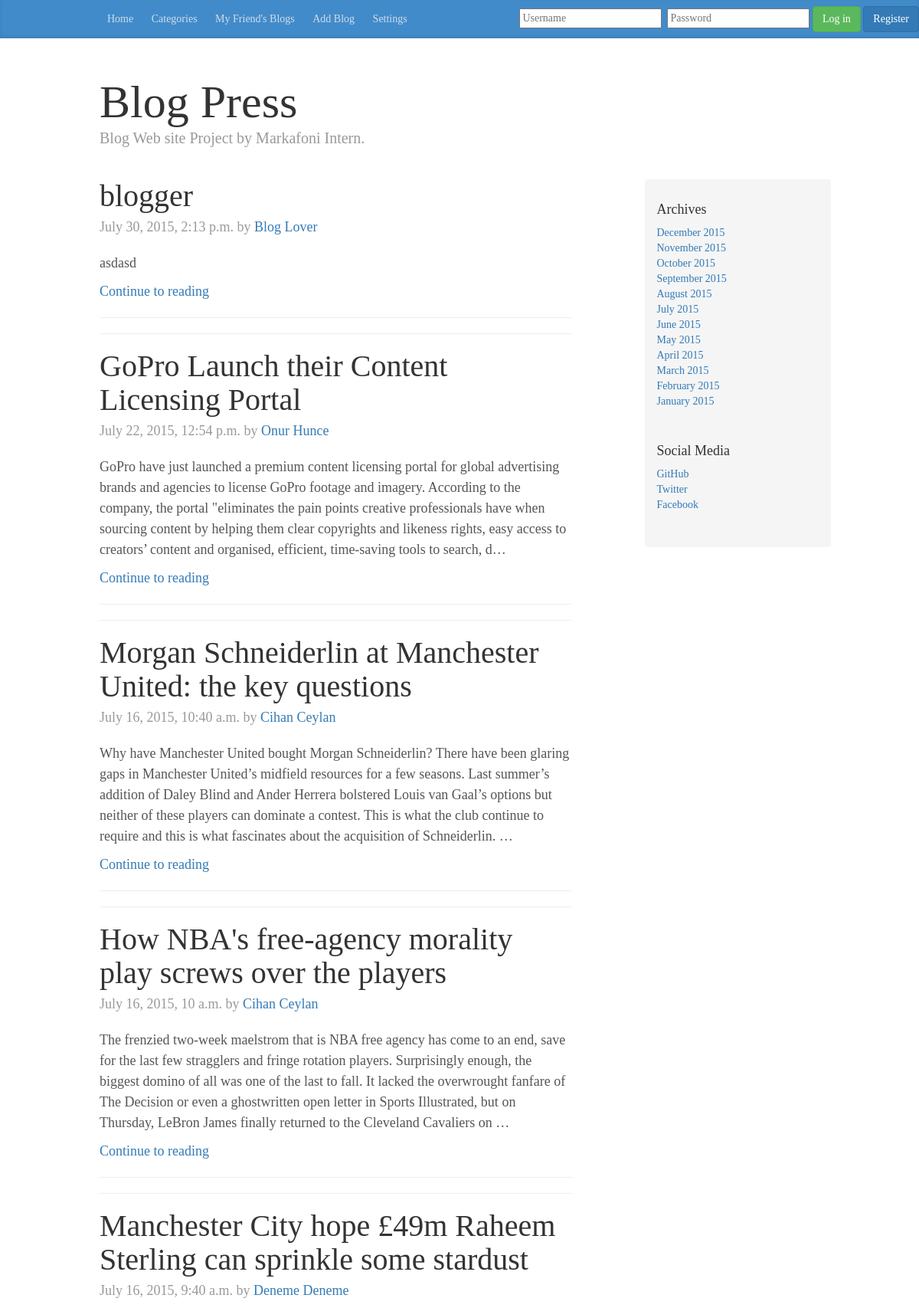
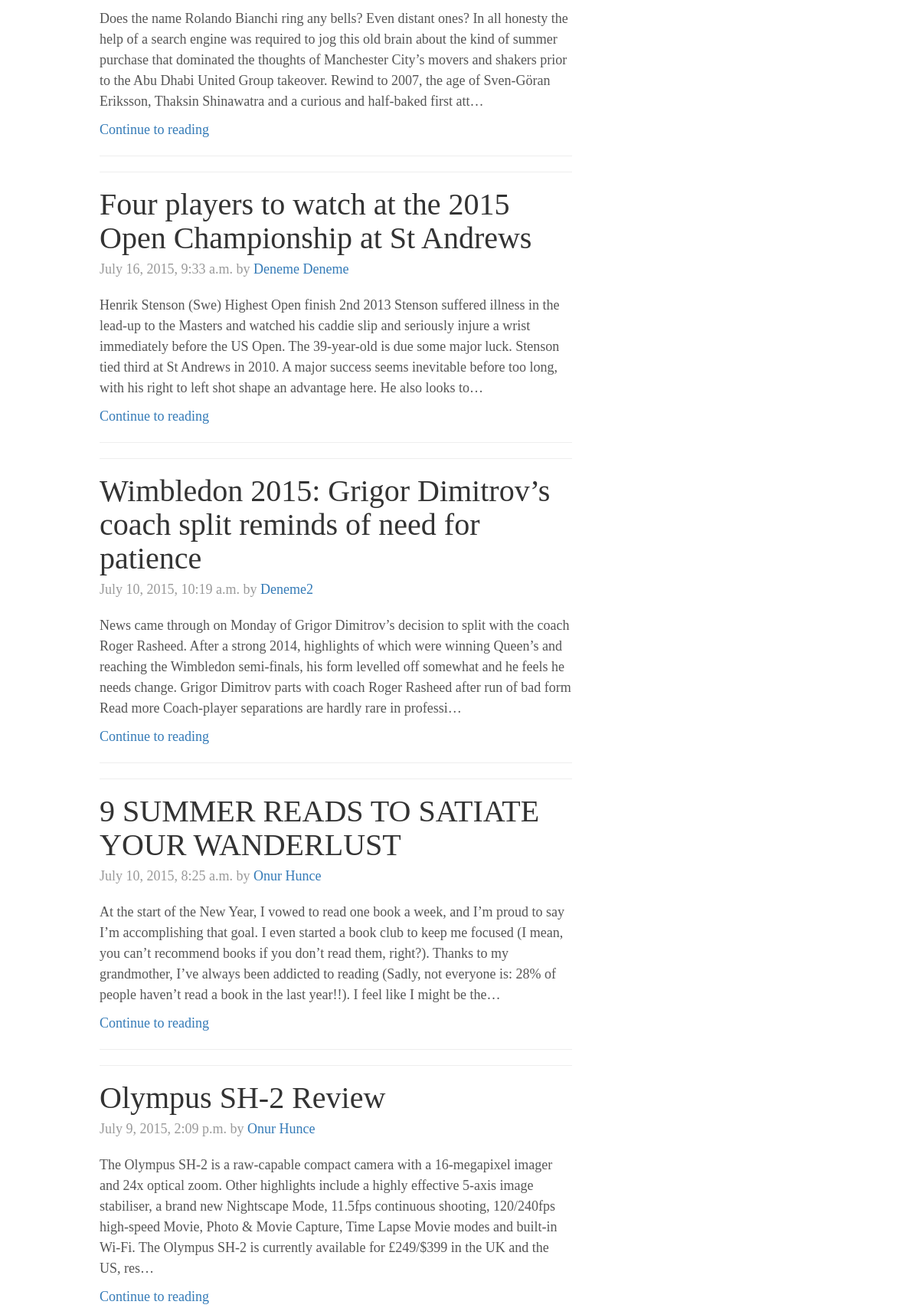
The page / (upper part) on the database its author committed (2 pictures, top to bottom).
### BlogApp/models.py (models this page shows, shortened)
class Blog(models.Model):
    category_choices = (
        ('Music', 'Music'),
        ('Sport', 'Sport'),
        ('Fashion', 'Fashion'),
        ('Travel', 'Travel'),
        ('Cinema', 'Cinema'),
        ('Photography', 'Photography'),
        ('Food', 'Food'),
        ('Technology', 'Technology'),
        ('Health', 'Health'),
        ('Education', 'Education'),
        ('Politics', 'Politics'),
        ('Other', 'Other'),
    )
    title = models.CharField(max_length=100)
    body = models.TextField(max_length=2000)
    category = models.CharField(
        max_length=11, choices=category_choices, blank=True)
    publish_date = models.DateTimeField(
        'date published', default=datetime.datetime.now, blank=True,
        null=True)
    owner = models.ForeignKey(UserProfile)
    image = StdImageField(
        upload_to='images/', blank=True, null=True, variations={'thumbnail': (
        750, 400)})
    @staticmethod
    def get_all_blogs():
        return Blog.objects.order_by('-publish_date').select_related('owner')

class UserProfile(models.Model):
    user = models.OneToOneField(User, unique=True)
    full_name = models.CharField(max_length=200)
    age = models.IntegerField(blank=True)
    location = models.CharField(max_length=300)
    slug_name = models.SlugField(blank=True)
    profile_pic = StdImageField(
        upload_to='images/profile', blank=True, variations={'thumbnail': (450, 300)})
    def __unicode__(self):
        return self.full_name

### BlogApp/views.py (the view)
# urls.py: url(r'^$', views.index_page_with_all_posts, name="index"),
def index_page_with_all_posts(request):
    all_blogs = Blog.get_all_blogs()
    if request.user.is_authenticated():
        current_user = UserProfile.objects.get(user=request.user)
        return render(request, "BlogApp/index.html", {"all_blogs": all_blogs,
                                                      "username":
                                                          current_user})
    return render(request, "BlogApp/index.html", {"all_blogs": all_blogs})

### BlogApp/templatetags/blog_tags.py (called while the page is built)
@register.inclusion_tag("BlogApp/main.html")
def main():
	return {}

### BlogApp/templates/BlogApp/index.html (shortened to what this page needs)
<!DOCTYPE html>
<html>
<head>
</head>
  <body>
   {% load blog_tags %}
   {% if user.is_authenticated%}
    <a class="navbar-form navbar-right" href="/accounts/logout" style="color:white; padding-right:30px" class="button"> Log out </a>
    {%if username%}
    <p class="navbar-form navbar-right" style="color:white"> Welcome, {{username}}! </p>
{%endif%}
   {%else%}
   <form  class="navbar-form navbar-right"action="/accounts/auth/"
    method="post" > {% csrf_token %}
      <input type="text" name="username" placeholder="Username"  value=""
             id="userlogin">
      <input type="password" name="password" placeholder="Password" value=""
             id="password_login">
      <button type="submit" class="btn btn-success" id="login_button"
              value="login_button">
          Log in
      </button>
      <a href="/accounts/register" class="btn btn-primary"> Register</a>
    </form>
    {%endif%}
           {%main%}
    <div class="container">
      <div class="blog-header">
        <h1 class="blog-title">Blog Press</h1>
        <p class="lead blog-description">Blog Web site Project by Markafoni Intern.</p>
      </div>
      <div class="row">
        <div class="col-sm-8 blog-main">
          <div class="blog-post">
            {% for blogs in all_blogs %}
              <h2 class="blog-post-title">{{blogs.title}} </h2>
                <p class="blog-post-meta">{{blogs.publish_date}} by
                    <a href="/user/{{blogs.owner.slug_name}}/">{{blogs.owner}}</a>
                </p>
                <p>
                    {{blogs.body|truncatechars:400}}
                </p>
            <p>
              <a href="/blog/{{blogs.id}}"> Continue to reading </a>
            </p>
              <hr>
              <hr>
            {% endfor %}
          </div>
        </div>
        <div class="col-sm-3 col-sm-offset-1 blog-sidebar">
          <div class="sidebar-module sidebar-module-inset">
          <div class="sidebar-module">
            <h4>Archives</h4>
            <ol class="list-unstyled">
              <li><a href="/2015/12">December 2015</a></li>
              <li><a href="/2015/11">November 2015</a></li>
              <li><a href="/2015/10">October 2015</a></li>
              <li><a href="/2015/9">September 2015</a></li>
              <li><a href="/2015/8">August 2015</a></li>
              <li><a href="/2015/7">July 2015</a></li>
              <li><a href="/2015/6">June 2015</a></li>
              <li><a href="/2015/5">May 2015</a></li>
              <li><a href="/2015/4">April 2015</a></li>
              <li><a href="/2015/3">March 2015</a></li>
              <li><a href="/2015/2">February 2015</a></li>
              <li><a href="/2015/1">January 2015</a></li>
            </ol>
          </div>
          <div class="sidebar-module">
            <h4>Social Media</h4>
            <ol class="list-unstyled">
              <li><a href="https://github.com/">GitHub</a></li>
              <li><a href="https://twitter.com/">Twitter</a></li>
              <li><a href="https://www.facebook.com/">Facebook</a></li>
            </ol>
          </div>
        </div>
      </div>
    </div>
  </body>
</html>

### BlogApp/static/BlogApp/css/blog.css (style rules this page uses)
body { font-family: Georgia, "Times New Roman", Times, serif; color: #555; }
h1, .h1, h2, .h2, h3, .h3, h4, .h4, h5, .h5, h6, .h6 { margin-top: 0; font-weight: normal; color: #333; }
@media (min-width: 1200px) { .container { width: 970px; } }
.blog-header { padding-top: 20px; padding-bottom: 20px; }
.blog-title { margin-top: 30px; margin-bottom: 0; font-size: 60px; font-weight: normal; }
.blog-description { font-size: 20px; color: #999; }
.blog-main { font-size: 18px; line-height: 1.5; }
.sidebar-module { padding: 15px; margin: 0 -15px 15px; }
.sidebar-module-inset { padding: 15px; background-color: #f5f5f5; border-radius: 4px; }
.sidebar-module-inset p:last-child, .sidebar-module-inset ul:last-child, .sidebar-module-inset ol:last-child { margin-bottom: 0; }
.blog-post { margin-bottom: 60px; }
.blog-post-title { margin-bottom: 5px; font-size: 40px; }
.blog-post-meta { margin-bottom: 20px; color: #999; }

### rows shown on the page
Blog: title "blogger", publish_date "July 30, 2015, 2:13 p.m.", owner "Blog Lover", body "asdasd"
Blog: title "GoPro Launch their Content Licensing Portal", publish_date "July 22, 2015, 12:54 p.m.", owner "Onur Hunce", body "GoPro have just launched a premium content licensing portal for global advertising brands and agencies to license GoPro footage and imagery. According to the company, the portal \"eliminates the pain points creative professionals have when sourcing content by helping them clear copyrights and likeness rights, easy access to creators’ content and organised, efficient, time-saving tools to search, d…"
Blog: title "Morgan Schneiderlin at Manchester United: the key questions", publish_date "July 16, 2015, 10:40 a.m.", owner "Cihan Ceylan", body "Why have Manchester United bought Morgan Schneiderlin? There have been glaring gaps in Manchester United’s midfield resources for a few seasons. Last summer’s addition of Daley Blind and Ander Herrera bolstered Louis van Gaal’s options but neither of these players can dominate a contest. This is what the club continue to require and this is what fascinates about the acquisition of Schneiderlin. …"
Blog: title "How NBA's free-agency morality play screws over the players", publish_date "July 16, 2015, 10 a.m.", owner "Cihan Ceylan", body "The frenzied two-week maelstrom that is NBA free agency has come to an end, save for the last few stragglers and fringe rotation players. Surprisingly enough, the biggest domino of all was one of the last to fall. It lacked the overwrought fanfare of The Decision or even a ghostwritten open letter in Sports Illustrated, but on Thursday, LeBron James finally returned to the Cleveland Cavaliers on …"
Blog: title "Manchester City hope £49m Raheem Sterling can sprinkle some stardust", publish_date "July 16, 2015, 9:40 a.m.", owner "Deneme Deneme", body "Does the name Rolando Bianchi ring any bells? Even distant ones? In all honesty the help of a search engine was required to jog this old brain about the kind of summer purchase that dominated the thoughts of Manchester City’s movers and shakers prior to the Abu Dhabi United Group takeover. Rewind to 2007, the age of Sven-Göran Eriksson, Thaksin Shinawatra and a curious and half-baked first att…"
Blog: title "Four players to watch at the 2015 Open Championship at St Andrews", publish_date "July 16, 2015, 9:33 a.m.", owner "Deneme Deneme", body "Henrik Stenson (Swe) Highest Open finish 2nd 2013 Stenson suffered illness in the lead-up to the Masters and watched his caddie slip and seriously injure a wrist immediately before the US Open. The 39-year-old is due some major luck. Stenson tied third at St Andrews in 2010. A major success seems inevitable before too long, with his right to left shot shape an advantage here. He also looks to…"
Blog: title "Wimbledon 2015: Grigor Dimitrov’s coach split reminds of need for patience", publish_date "July 10, 2015, 10:19 a.m.", owner "Deneme2", body "News came through on Monday of Grigor Dimitrov’s decision to split with the coach Roger Rasheed. After a strong 2014, highlights of which were winning Queen’s and reaching the Wimbledon semi-finals, his form levelled off somewhat and he feels he needs change. Grigor Dimitrov parts with coach Roger Rasheed after run of bad form Read more Coach-player separations are hardly rare in professi…"
Blog: title "9 SUMMER READS TO SATIATE YOUR WANDERLUST", publish_date "July 10, 2015, 8:25 a.m.", owner "Onur Hunce", body "At the start of the New Year, I vowed to read one book a week, and I’m proud to say I’m accomplishing that goal. I even started a book club to keep me focused (I mean, you can’t recommend books if you don’t read them, right?). Thanks to my grandmother, I’ve always been addicted to reading (Sadly, not everyone is: 28% of people haven’t read a book in the last year!!). I feel like I might be the…"
Blog: title "Olympus SH-2 Review", publish_date "July 9, 2015, 2:09 p.m.", owner "Onur Hunce", body "The Olympus SH-2 is a raw-capable compact camera with a 16-megapixel imager and 24x optical zoom. Other highlights include a highly effective 5-axis image stabiliser, a brand new Nightscape Mode, 11.5fps continuous shooting, 120/240fps high-speed Movie, Photo & Movie Capture, Time Lapse Movie modes and built-in Wi-Fi. The Olympus SH-2 is currently available for £249/$399 in the UK and the US, res…"
